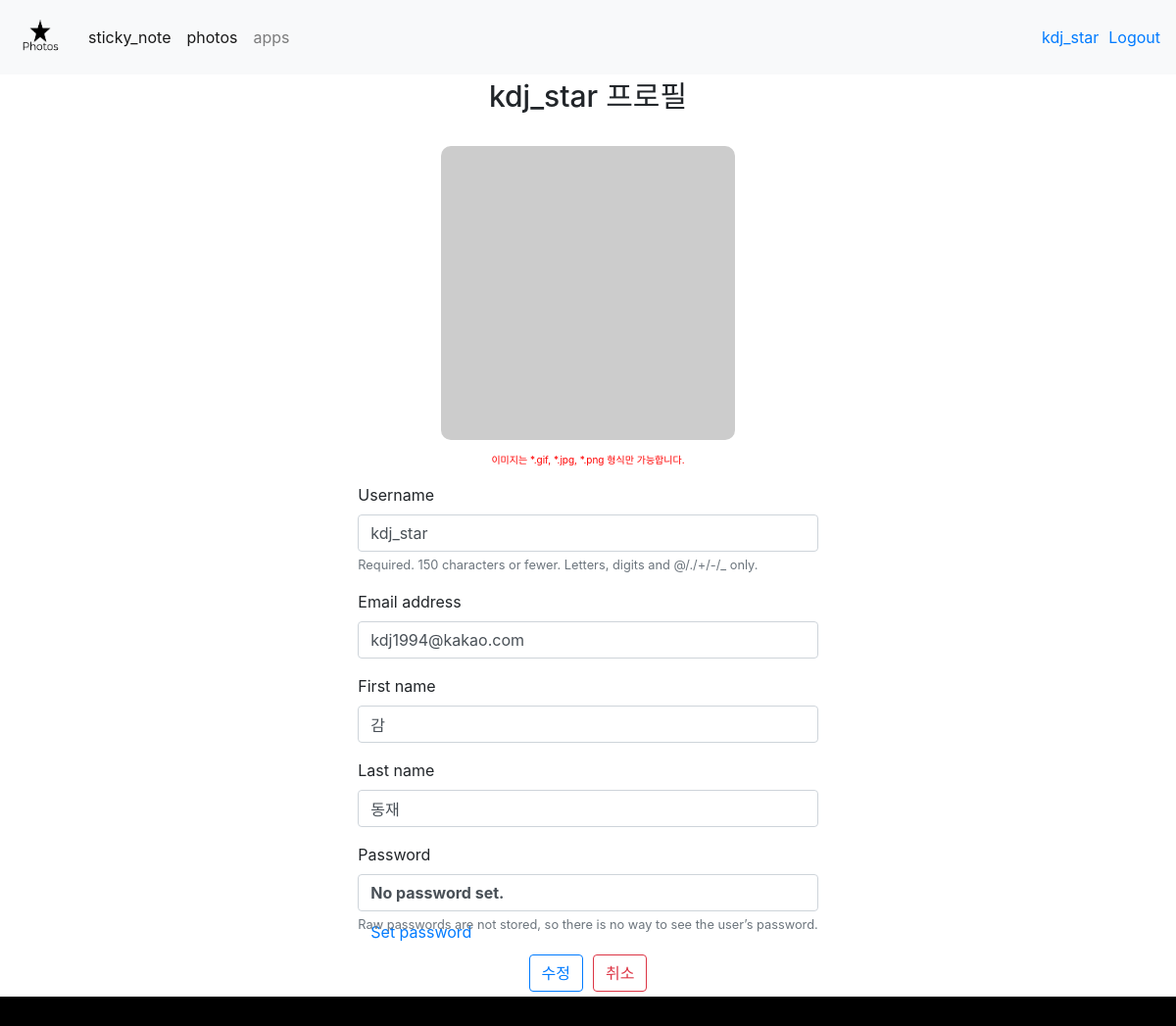
The page /accounts/edit_profile/ (signed in) on the database its author committed.
### accounts/models.py (models this page shows)
class User(AbstractUser):
    profile_name = models.CharField(max_length=100)
    profile_image = models.ImageField(upload_to="image/profile_image", blank=True )

### accounts/views.py (the view)
# urls.py: path('edit_profile/', views.edit_profile ,name='edit_profile'),
@login_required
def edit_profile(request):
      if request.method == 'POST':
          form = CustomUserChangeForm(request.POST ,instance=request.user)
          if form.is_valid():
              user = form.save()
              try:
                user.profile_image =request.FILES['image']
                user.save()
              except:
                print('error')
              return redirect('photos:index')
      else:
          form = CustomUserChangeForm(instance=request.user)
      context = {
          'form': form,
      }
      return render(request,'accounts/edit_profile.html',context)

### accounts/forms.py
class CustomUserChangeForm(UserChangeForm):
      class Meta:
        model = get_user_model()
        fields = ['username', 'email', 'first_name', 'last_name']

### templates/accounts/edit_profile.html (shortened to what this page needs)
{% extends 'base.html' %}
{% load bootstrap4 %}
{% block content %}
<div class="container d-flex flex-column align-items-center col-auto" style="margin-bottom:50px width:300px;">
    <h1 style ='font-size: 30px; margin-top:20px;'>{{user}} 프로필</h1>
    <form  action="" method="POST" method="POST" enctype="multipart/form-data">
        <div class = 'd-flex flex-column justify-content-center align-items-center ' style = 'margin-top: 20px;'>
            <label for="input-image">
                {% if user.profile_image %}
                    <img style="border-radius: 10px; width:300px; height:300px;margin:5px;" id="preview-image" src="{{ user.profile_image.url }}">
                {% else %}
                    <img style="border-radius: 10px; width:300px; height:300px;margin:5px;" id="preview-image" src="https://dummyimage.com/200x200/000/fff">
                {% endif %}
            </label>
            <p style="color:red;font-size:10px;">이미지는 *.gif, *.jpg, *.png 형식만 가능합니다. </p>
        </div>
        {% bootstrap_form form %}
        <div class = "d-flex justify-content-center margint-top:5px; ">
            <button class = 'btn btn-outline-primary' style = "margin:5px;"  type="submit">수정</button>
            <a href="{% url 'accounts:index' %}">
                <button class='btn btn-outline-danger' style = "margin:5px;" type="button" >취소</button>
            </a>
        </div>
    </form>
</div>
{% endblock content %}

### templates/base.html (shortened to what this page needs)
{% load static %}
<!DOCTYPE html>
<html lang="en">
<head>
    <link rel="stylesheet" href="{% static 'css/style.css' %}" type="text/css"/>
    <link rel="stylesheet" href="https://cdn.jsdelivr.net/npm/bootstrap@4.5.3/dist/css/bootstrap.min.css">
</head>
<body>
    <header>
        <nav class="navbar navbar-expand-lg navbar-light bg-light">
            <a class="navbar-brand" href="{% url 'photos:index' %}"><img  src="{% static 'img/Photos-logo-black.png' %}" style="width: 50px; height: 50px;" alt=""></a>
            <div class="collapse navbar-collapse" id="navbarSupportedContent">
                <ul class="navbar-nav mr-auto">
                    <li class="nav-item active">
                        <a class="nav-link" href="{% url 'apps:sticky_note' %}">sticky_note <span class="sr-only">(current)</span></a>
                    </li>
                    <li class="nav-item active">
                        <a class="nav-link" href="{% url 'photos:index' %}">photos <span class="sr-only">(current)</span></a>
                    </li>
                    <li class="nav-item">
                        <a class="nav-link" href="{% url 'apps:index' %}">apps</a>
                    </li>
                </ul>
                {% if user.is_authenticated %}
                    <a href="{% url 'accounts:profile' user.username  %}">
                        <div style="margin:6px; margin-right: 10px;" >{{ user.username }}</div>
                    </a>
                    <a href="{% url 'accounts:logout' %}">Logout</a>
                {% else %}
                    <a href="{% url 'accounts:login' %}"><div style="margin:6px; margin-right: 10px;">Login</div></a>
                    <a href="{% url 'accounts:signup' %}">Signup</a>
                {% endif %}
            </div>
        </nav>
    </header>
    <main style="margin-top: 60px; " >
        {% block content %}
        {% endblock %}
    </main>
    <footer>
    </footer>
</body>
</html>

### static/css/style.css (style rules this page uses)
header { position: fixed; top: 0; left: 0; right: 0; }
h1 { text-align: center; }
main { min-height: 800px; }
footer { height: 30px; background-color: black; }
body { flex-direction: column; justify-content: center; text-align: center; }

### rows shown on the page
User: username "kdj_star", email "kdj1994@kakao.com", first_name "감", last_name "동재"
